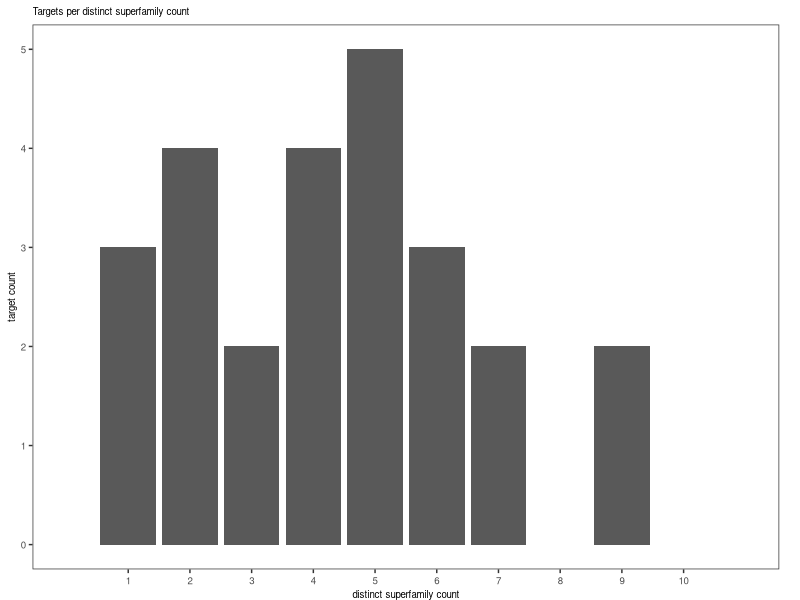

The R script that drew this image:

library(ggplot2)
library(plyr)

# read in data file
df <- read.csv('families.txt')

# *** plot
plot <- 

    ggplot(df, aes(superfamily_count, target_count)) +
        
    # points
    geom_col(
        size = rel(0.50)
    ) + 

    # scales
    scale_x_continuous(
        limits = c(0,11),
        breaks = c(1,2,3,4,5,6,7,8,9,10)
    ) + 
    
    # labels
    xlab('distinct superfamily count') +
    ylab('target count') + 
        
    # title
    ggtitle('Targets per distinct superfamily count')

# *** theme
theme <-  

    # default theme 
    theme_bw() +

    # default override
    theme(
        plot.title = element_text(size = 7),
        plot.margin = margin(5,15,0,5), 

        panel.grid = element_blank(),
        panel.spacing = unit(4,'mm'),

        axis.text = element_text(size = 7), 
        axis.title = element_text(size = 7, margin = margin(0,10,0,0))
    ) 

ggsave('families.eps', plot = (plot + theme), width = 2.5, height = 2)

